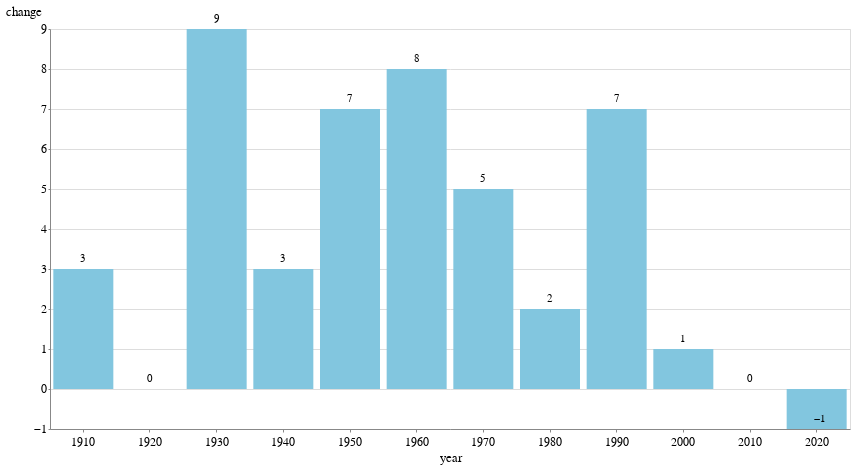

Here is the notebook cell this chart was saved with:
### Code cell
bars = alt.Chart(hist_df_ca_pivot).mark_bar().encode(y="change:Q", x="year:O")

text = bars.mark_text(
    align="left",
    baseline="middle",
    dy=-10,  # Nudges text to right so it doesn't appear on top of the bar
    dx=-3,
).encode(text="change:Q")

(bars + text).properties(height=400)

### Figure 1 — Vega-Lite specification as saved in the notebook (floating-point values rounded to 4 significant figures)
{"config": {"view": {"width": 800, "height": 450}, "background": "#ffffff", "title": {"anchor": "start", "font": "Benton Gothic Bold, sans", "fontColor": "#000000", "fontSize": 22, "fontWeight": "normal"}, "arc": {"fill": "#82c6df"}, "area": {"fill": "#82c6df"}, "line": {"stroke": "#82c6df", "strokeWidth": 3}, "path": {"stroke": "#82c6df"}, "rect": {"fill": "#82c6df"}, "shape": {"stroke": "#82c6df"}, "bar": {"fill": "#82c6df"}, "point": {"stroke": "#82c6df"}, "symbol": {"fill": "#82c6df", "size": 30}, "axis": {"titleFont": "Benton Gothic Bold, sans", "titleFontSize": 13, "titleFontWeight": "normal", "labelFont": "Benton Gothic, sans", "labelFontSize": 11.5, "labelFontWeight": "normal"}, "axisX": {"labelAngle": 0, "labelPadding": 4, "tickSize": 3}, "axisY": {"labelBaseline": "middle", "maxExtent": 45, "minExtent": 45, "tickSize": 2, "titleAlign": "left", "titleAngle": 0, "titleX": -45, "titleY": -11}, "legend": {"titleFont": "Benton Gothic Bold, sans", "titleFontSize": 13, "titleFontWeight": "normal", "symbolType": "square", "labelFont": "Benton Gothic, sans", "labelFontSize": 11.5}, "range": {"category": ["#3580b1", "#ec8431", "#ab7fb4", "#c89d29", "#adc839", "#829eb1"], "diverging": ["#e68a4f", "#f4bb6a", "#f9e39c", "#dadfe2", "#a6b7c6", "#849eae"], "heatmap": ["#fbf2c7", "#f9e39c", "#f8d36e", "#f4bb6a", "#e68a4f", "#d15a40", "#ab4232"], "ordinal": ["#fbf2c7", "#f9e39c", "#f8d36e", "#f4bb6a", "#e68a4f", "#d15a40", "#ab4232"], "ramp": ["#fbf2c7", "#f9e39c", "#f8d36e", "#f4bb6a", "#e68a4f", "#d15a40", "#ab4232"]}}, "layer": [{"mark": "bar", "encoding": {"x": {"type": "ordinal", "field": "year"}, "y": {"type": "quantitative", "field": "change"}}}, {"mark": {"type": "text", "align": "left", "baseline": "middle", "dx": -3, "dy": -10}, "encoding": {"text": {"type": "quantitative", "field": "change"}, "x": {"type": "ordinal", "field": "year"}, "y": {"type": "quantitative", "field": "change"}}}], "data": {"name": "data-1333c5c4573adc71f84fbb1e714ae494"}, "height": 400, "$schema": "https://vega.github.io/schema/vega-lite/v4.0.2.json", "datasets": {"data-1333c5c4573adc71f84fbb1e714ae494": [{"name": "California", "year": "1910", "change": 3, "pop": 2376561, "pop_per_rep": 216051, "reps": 11}, {"name": "California", "year": "1920", "change": 0, "pop": 3426031, "pop_per_rep": 311457, "reps": 11}, {"name": "California", "year": "1930", "change": 9, "pop": 5668241, "pop_per_rep": 283412, "reps": 20}, {"name": "California", "year": "1940", "change": 3, "pop": 6907387, "pop_per_rep": 300321, "reps": 23}, {"name": "California", "year": "1950", "change": 7, "pop": 10586223, "pop_per_rep": 352874, "reps": 30}, {"name": "California", "year": "1960", "change": 8, "pop": 15717204, "pop_per_rep": 413611, "reps": 38}, {"name": "California", "year": "1970", "change": 5, "pop": 20098863, "pop_per_rep": 467415, "reps": 43}, {"name": "California", "year": "1980", "change": 2, "pop": 23668562, "pop_per_rep": 525968, "reps": 45}, {"name": "California", "year": "1990", "change": 7, "pop": 29839250, "pop_per_rep": 573832, "reps": 52}, {"name": "California", "year": "2000", "change": 1, "pop": 33930798, "pop_per_rep": 640204, "reps": 53}, {"name": "California", "year": "2010", "change": 0, "pop": 37341989, "pop_per_rep": 704566, "reps": 53}, {"name": "California", "year": "2020", "change": -1, "pop": 39576757, "pop_per_rep": 761091, "reps": 52}]}}
